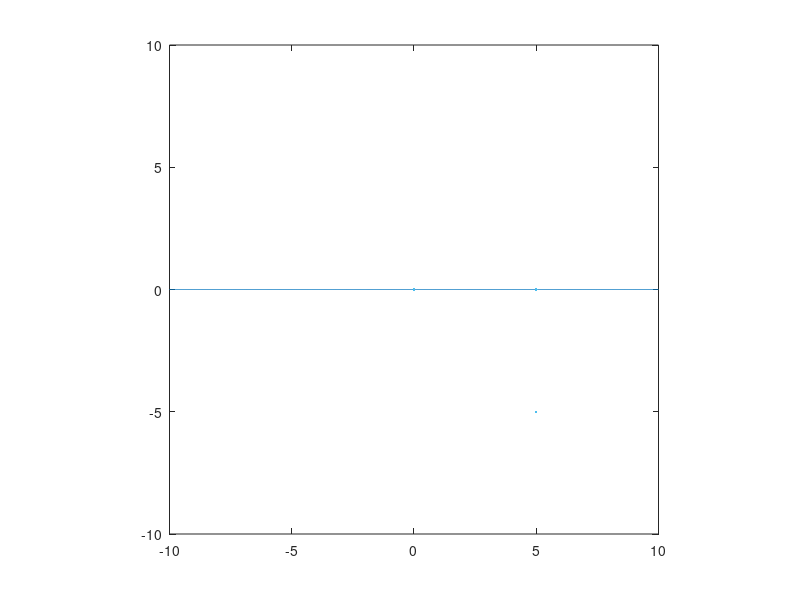

The MATLAB script that drew this image:
%geometry play
clear all
close all
%
c=[0 0
   5 0
   5 -5];
%
p=polyfit(c(1:2,1),c(1:2,2),1);
m1=p(1);, b1=p(2);
p=polyfit(c(2:3,1),c(2:3,2),1);
m2=p(1);, b2=p(2);
%
m3=-1/2*(1/m1+1/m2);
b3=c(2,2)-m3*c(2,1);
%
m4=-1/m1;
%
%b4=3;
%
r=3;
b4=(2*b3*m1+2*m1*b3*m4^2-2*b1*m3+2*b1*m4-2*m4^3*b3-2*b3*m4-2*m4^2*b1*m3+2*m4^3*b1-2*(r^2*m1^2*m4^2+r^2*m1^2*m3^2-2*m4^5*r^2*m3+m4^4*r^2*m3^2-2*m4^5*r^2*m1+m4^6*r^2+m4^4*r^2*m1^2+m4^2*r^2*m1^2*m3^2-2*m4^3*r^2*m1^2*m3-2*m4^3*r^2*m1*m3^2+4*m4^4*r^2*m1*m3-2*r^2*m4^3*m3+r^2*m4^2*m3^2-2*r^2*m1*m4^3-2*r^2*m1^2*m4*m3-2*r^2*m1*m4*m3^2+4*r^2*m1*m4^2*m3+r^2*m4^4)^.5)/(2*(1+m4^2)*(-m3+m1))
xa=(b4-b1)/(m1-m4);
ya=m1*xa+b1;
xc=(b4-b3)/(m3-m4);
yc=m3*xc+b3;
%
m5=-1/m2;
b5=yc-m5*xc;
xb=(b5-b2)/(m2-m5);
yb=m5*xb+b5;
%
%
x=(-10:0.01:10)';
[y1]=polyval([m1 b1],x);
[y2]=polyval([m2 b2],x);
[y3]=polyval([m3 b3],x);
[y4]=polyval([m4 b4],x);
[y5]=polyval([m5 b5],x);
plot(x,[y1 y2 y3 y4 y5],c(:,1),c(:,2),'.',[xa xb xc],[ya yb yc],'ro')
axis('equal')
axis([-10 10 -10 10])


